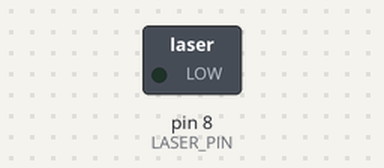
A program run on a simulated Arduino Uno, built with avr-gcc and run on an emulated ATmega328P. On the bench: switched loads named in the program (green lamp = pin HIGH).

Above: at 1.5 s.
At 4.5 s:
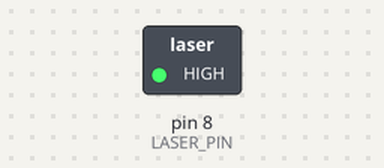
Timing chart, 0 to 7.8 s (numbered marks = the images above):
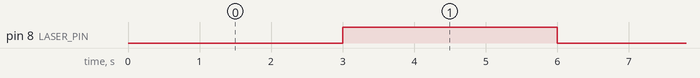

The program:

main.cpp
```cpp
#include "Arduino.h"

const int LASER_PIN = 8;

void setup() {
	pinMode(LASER_PIN, OUTPUT);
}

void loop() {
	digitalWrite(LASER_PIN, LOW);

	delay(3000);

    digitalWrite(LASER_PIN, HIGH);

	delay(3000);
}
```

Measured:
- by itself, pin 8 (LASER_PIN): alternates HIGH for 3.0 s and LOW for 3.0 s
